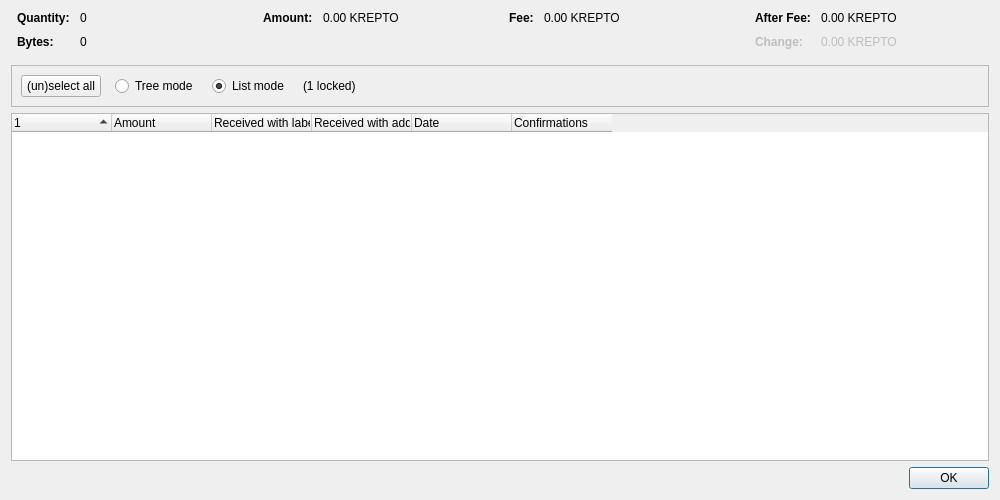
<?xml version="1.0" encoding="UTF-8"?>
<ui version="4.0">
 <class>CoinControlDialog</class>
 <widget class="QDialog" name="CoinControlDialog">
  <property name="geometry">
   <rect>
    <x>0</x>
    <y>0</y>
    <width>1000</width>
    <height>500</height>
   </rect>
  </property>
  <property name="windowTitle">
   <string>Coin Selection</string>
  </property>
  <layout class="QVBoxLayout" name="verticalLayout">
   <item>
    <layout class="QHBoxLayout" name="horizontalLayoutTop" stretch="0,0,0,0">
     <property name="topMargin">
      <number>0</number>
     </property>
     <property name="bottomMargin">
      <number>10</number>
     </property>
     <item>
      <layout class="QFormLayout" name="formLayoutCoinControl1">
       <property name="labelAlignment">
        <set>Qt::AlignLeft|Qt::AlignVCenter</set>
       </property>
       <property name="horizontalSpacing">
        <number>10</number>
       </property>
       <property name="verticalSpacing">
        <number>10</number>
       </property>
       <property name="leftMargin">
        <number>6</number>
       </property>
       <property name="rightMargin">
        <number>6</number>
       </property>
       <item row="0" column="0">
        <widget class="QLabel" name="labelCoinControlQuantityText">
         <property name="font">
          <font>
           <weight>75</weight>
           <bold>true</bold>
          </font>
         </property>
         <property name="text">
          <string>Quantity:</string>
         </property>
        </widget>
       </item>
       <item row="0" column="1">
        <widget class="QLabel" name="labelCoinControlQuantity">
         <property name="cursor">
          <cursorShape>IBeamCursor</cursorShape>
         </property>
         <property name="contextMenuPolicy">
          <enum>Qt::ActionsContextMenu</enum>
         </property>
         <property name="text">
          <string notr="true">0</string>
         </property>
         <property name="textInteractionFlags">
          <set>Qt::LinksAccessibleByMouse|Qt::TextSelectableByKeyboard|Qt::TextSelectableByMouse</set>
         </property>
        </widget>
       </item>
       <item row="1" column="0">
        <widget class="QLabel" name="labelCoinControlBytesText">
         <property name="font">
          <font>
           <weight>75</weight>
           <bold>true</bold>
          </font>
         </property>
         <property name="text">
          <string>Bytes:</string>
         </property>
        </widget>
       </item>
       <item row="1" column="1">
        <widget class="QLabel" name="labelCoinControlBytes">
         <property name="cursor">
          <cursorShape>IBeamCursor</cursorShape>
         </property>
         <property name="contextMenuPolicy">
          <enum>Qt::ActionsContextMenu</enum>
         </property>
         <property name="text">
          <string notr="true">0</string>
         </property>
         <property name="textInteractionFlags">
          <set>Qt::LinksAccessibleByMouse|Qt::TextSelectableByKeyboard|Qt::TextSelectableByMouse</set>
         </property>
        </widget>
       </item>
      </layout>
     </item>
     <item>
      <layout class="QFormLayout" name="formLayoutCoinControl2">
       <property name="horizontalSpacing">
        <number>10</number>
       </property>
       <property name="verticalSpacing">
        <number>10</number>
       </property>
       <property name="leftMargin">
        <number>6</number>
       </property>
       <property name="rightMargin">
        <number>6</number>
       </property>
       <item row="0" column="0">
        <widget class="QLabel" name="labelCoinControlAmountText">
         <property name="font">
          <font>
           <weight>75</weight>
           <bold>true</bold>
          </font>
         </property>
         <property name="text">
          <string>Amount:</string>
         </property>
        </widget>
       </item>
       <item row="0" column="1">
        <widget class="QLabel" name="labelCoinControlAmount">
         <property name="cursor">
          <cursorShape>IBeamCursor</cursorShape>
         </property>
         <property name="contextMenuPolicy">
          <enum>Qt::ActionsContextMenu</enum>
         </property>
         <property name="text">
          <string notr="true">0.00 KREPTO</string>
         </property>
         <property name="textInteractionFlags">
          <set>Qt::LinksAccessibleByMouse|Qt::TextSelectableByKeyboard|Qt::TextSelectableByMouse</set>
         </property>
        </widget>
       </item>
      </layout>
     </item>
     <item>
      <layout class="QFormLayout" name="formLayoutCoinControl3">
       <property name="horizontalSpacing">
        <number>10</number>
       </property>
       <property name="verticalSpacing">
        <number>10</number>
       </property>
       <property name="leftMargin">
        <number>6</number>
       </property>
       <property name="rightMargin">
        <number>6</number>
       </property>
       <item row="0" column="0">
        <widget class="QLabel" name="labelCoinControlFeeText">
         <property name="font">
          <font>
           <weight>75</weight>
           <bold>true</bold>
          </font>
         </property>
         <property name="text">
          <string>Fee:</string>
         </property>
        </widget>
       </item>
       <item row="0" column="1">
        <widget class="QLabel" name="labelCoinControlFee">
         <property name="cursor">
          <cursorShape>IBeamCursor</cursorShape>
         </property>
         <property name="contextMenuPolicy">
          <enum>Qt::ActionsContextMenu</enum>
         </property>
         <property name="text">
          <string notr="true">0.00 KREPTO</string>
         </property>
         <property name="textInteractionFlags">
          <set>Qt::LinksAccessibleByMouse|Qt::TextSelectableByKeyboard|Qt::TextSelectableByMouse</set>
         </property>
        </widget>
       </item>
      </layout>
     </item>
     <item>
      <layout class="QFormLayout" name="formLayoutCoinControl4">
       <property name="labelAlignment">
        <set>Qt::AlignLeft|Qt::AlignVCenter</set>
       </property>
       <property name="horizontalSpacing">
        <number>10</number>
       </property>
       <property name="verticalSpacing">
        <number>10</number>
       </property>
       <property name="leftMargin">
        <number>6</number>
       </property>
       <property name="rightMargin">
        <number>6</number>
       </property>
       <item row="0" column="0">
        <widget class="QLabel" name="labelCoinControlAfterFeeText">
         <property name="font">
          <font>
           <weight>75</weight>
           <bold>true</bold>
          </font>
         </property>
         <property name="text">
          <string>After Fee:</string>
         </property>
        </widget>
       </item>
       <item row="0" column="1">
        <widget class="QLabel" name="labelCoinControlAfterFee">
         <property name="cursor">
          <cursorShape>IBeamCursor</cursorShape>
         </property>
         <property name="contextMenuPolicy">
          <enum>Qt::ActionsContextMenu</enum>
         </property>
         <property name="text">
          <string notr="true">0.00 KREPTO</string>
         </property>
         <property name="textInteractionFlags">
          <set>Qt::LinksAccessibleByMouse|Qt::TextSelectableByKeyboard|Qt::TextSelectableByMouse</set>
         </property>
        </widget>
       </item>
       <item row="1" column="0">
        <widget class="QLabel" name="labelCoinControlChangeText">
         <property name="enabled">
          <bool>false</bool>
         </property>
         <property name="font">
          <font>
           <weight>75</weight>
           <bold>true</bold>
          </font>
         </property>
         <property name="text">
          <string>Change:</string>
         </property>
        </widget>
       </item>
       <item row="1" column="1">
        <widget class="QLabel" name="labelCoinControlChange">
         <property name="enabled">
          <bool>false</bool>
         </property>
         <property name="cursor">
          <cursorShape>IBeamCursor</cursorShape>
         </property>
         <property name="contextMenuPolicy">
          <enum>Qt::ActionsContextMenu</enum>
         </property>
         <property name="text">
          <string notr="true">0.00 KREPTO</string>
         </property>
         <property name="textInteractionFlags">
          <set>Qt::LinksAccessibleByMouse|Qt::TextSelectableByKeyboard|Qt::TextSelectableByMouse</set>
         </property>
        </widget>
       </item>
      </layout>
     </item>
    </layout>
   </item>
   <item>
    <widget class="QFrame" name="frame">
     <property name="minimumSize">
      <size>
       <width>0</width>
       <height>40</height>
      </size>
     </property>
     <property name="frameShape">
      <enum>QFrame::StyledPanel</enum>
     </property>
     <property name="frameShadow">
      <enum>QFrame::Sunken</enum>
     </property>
     <layout class="QHBoxLayout" name="horizontalLayout">
      <item>
       <layout class="QHBoxLayout" name="horizontalLayoutPanel" stretch="0,0,0,0,0">
        <property name="spacing">
         <number>14</number>
        </property>
        <item>
         <widget class="QPushButton" name="pushButtonSelectAll">
          <property name="sizePolicy">
           <sizepolicy hsizetype="Maximum" vsizetype="Fixed">
            <horstretch>0</horstretch>
            <verstretch>0</verstretch>
           </sizepolicy>
          </property>
          <property name="text">
           <string>(un)select all</string>
          </property>
          <property name="autoDefault">
           <bool>false</bool>
          </property>
         </widget>
        </item>
        <item>
         <widget class="QRadioButton" name="radioTreeMode">
          <property name="sizePolicy">
           <sizepolicy hsizetype="Maximum" vsizetype="Fixed">
            <horstretch>0</horstretch>
            <verstretch>0</verstretch>
           </sizepolicy>
          </property>
          <property name="text">
           <string>Tree mode</string>
          </property>
         </widget>
        </item>
        <item>
         <widget class="QRadioButton" name="radioListMode">
          <property name="sizePolicy">
           <sizepolicy hsizetype="Maximum" vsizetype="Fixed">
            <horstretch>0</horstretch>
            <verstretch>0</verstretch>
           </sizepolicy>
          </property>
          <property name="text">
           <string>List mode</string>
          </property>
          <property name="checked">
           <bool>true</bool>
          </property>
         </widget>
        </item>
        <item>
         <widget class="QLabel" name="labelLocked">
          <property name="text">
           <string notr="true">(1 locked)</string>
          </property>
         </widget>
        </item>
        <item>
         <spacer name="horizontalSpacer">
          <property name="orientation">
           <enum>Qt::Horizontal</enum>
          </property>
          <property name="sizeHint" stdset="0">
           <size>
            <width>40</width>
            <height>20</height>
           </size>
          </property>
         </spacer>
        </item>
       </layout>
      </item>
     </layout>
    </widget>
   </item>
   <item>
    <widget class="CoinControlTreeWidget" name="treeWidget">
     <property name="contextMenuPolicy">
      <enum>Qt::CustomContextMenu</enum>
     </property>
     <property name="sortingEnabled">
      <bool>false</bool>
     </property>
     <property name="columnCount">
      <number>6</number>
     </property>
     <attribute name="headerShowSortIndicator" stdset="0">
      <bool>true</bool>
     </attribute>
     <attribute name="headerStretchLastSection">
      <bool>false</bool>
     </attribute>
     <column>
      <property name="text">
       <string/>
      </property>
     </column>
     <column>
      <property name="text">
       <string>Amount</string>
      </property>
     </column>
     <column>
      <property name="text">
       <string>Received with label</string>
      </property>
     </column>
     <column>
      <property name="text">
       <string>Received with address</string>
      </property>
     </column>
     <column>
      <property name="text">
       <string>Date</string>
      </property>
     </column>
     <column>
      <property name="text">
       <string>Confirmations</string>
      </property>
      <property name="toolTip">
       <string>Confirmed</string>
      </property>
     </column>
     <column>
      <property name="text">
       <string/>
      </property>
     </column>
     <column>
      <property name="text">
       <string/>
      </property>
     </column>
     <column>
      <property name="text">
       <string/>
      </property>
     </column>
     <column>
      <property name="text">
       <string/>
      </property>
     </column>
    </widget>
   </item>
   <item>
    <widget class="QDialogButtonBox" name="buttonBox">
     <property name="orientation">
      <enum>Qt::Horizontal</enum>
     </property>
     <property name="standardButtons">
      <set>QDialogButtonBox::Ok</set>
     </property>
    </widget>
   </item>
  </layout>
 </widget>
 <customwidgets>
  <customwidget>
   <class>CoinControlTreeWidget</class>
   <extends>QTreeWidget</extends>
   <header>qt/coincontroltreewidget.h</header>
  </customwidget>
 </customwidgets>
 <resources/>
 <connections/>
</ui>
